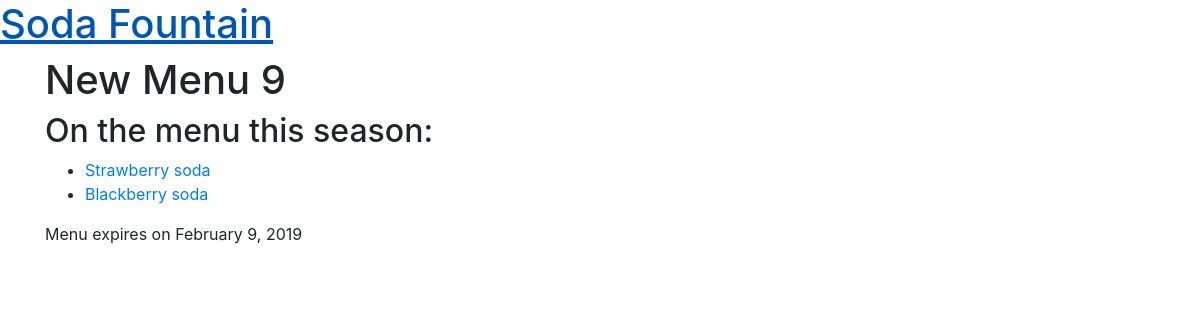
Screenshot of /517/ with the database file from the repository.
### menu/models.py (models this page shows, shortened)
class Menu(models.Model):
    season = models.CharField(max_length=20)
    items = models.ManyToManyField('Item', related_name='items')
    created_date = models.DateTimeField(
            default=timezone.now)
    expiration_date = models.DateTimeField(
            blank=True, null=True)

class Item(models.Model):
    name = models.CharField(max_length=200)
    description = models.TextField()
    chef = models.ForeignKey(User, on_delete=models.CASCADE)
    created_date = models.DateTimeField(
            default=timezone.now)
    standard = models.BooleanField(default=False)
    ingredients = models.ManyToManyField('Ingredient', related_name='ingredients')
    def __str__(self):
        return self.name

### menu/views.py (the view)
# urls.py: path('<int:pk>/', views.menu_detail, name='menu_detail'),
def menu_detail(request, pk):
    menu = Menu.objects.get(pk=pk)
    return render(request, 'menu/menu_detail.html', {'menu': menu})

### templates/menu/menu_detail.html (shortened to what this page needs)
{% extends "base.html" %}
{% load static %}
{% block content %}
    <div class="row">
        <div class="col-md-8">
            <div class="post">
                <h1>
                    {{ menu.season }}
                </h1>
                <h2>On the menu this season:</h2>
                <ul>
                    {% for item in menu.items.all %}
                        <li><a href="{% url 'item_detail' pk=item.pk %}">{{ item }}</a></li>
                    {% endfor %}
                </ul>
                {% if menu.expiration_date %}
                    <div class="date">
                        Menu expires on {{ menu.expiration_date|date:"F j, Y" }}
                    </div>
                {% endif %}
            </div>
        </div>
    </div>
{% endblock %}

### rows the page displays
Menu: season "New Menu 9", expiration_date "February 9, 2019"
Item: name "Strawberry soda"
Item: name "Blackberry soda"
